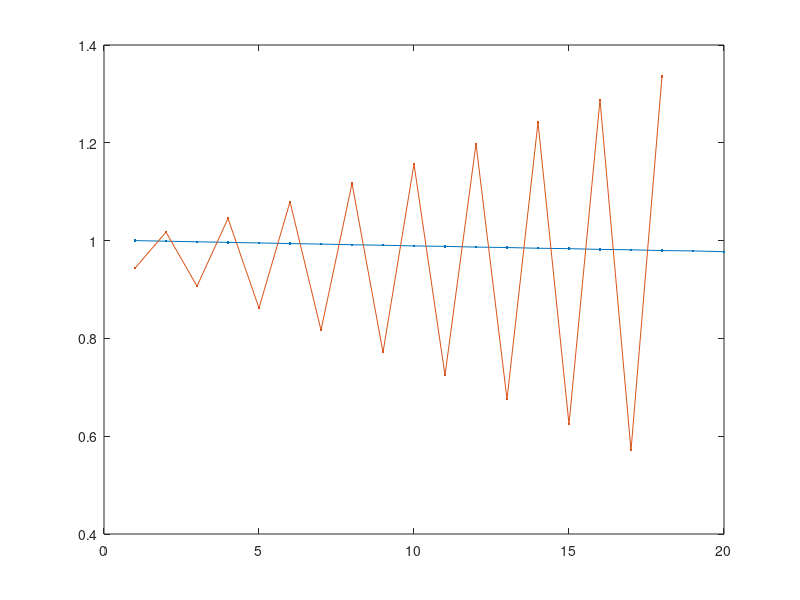
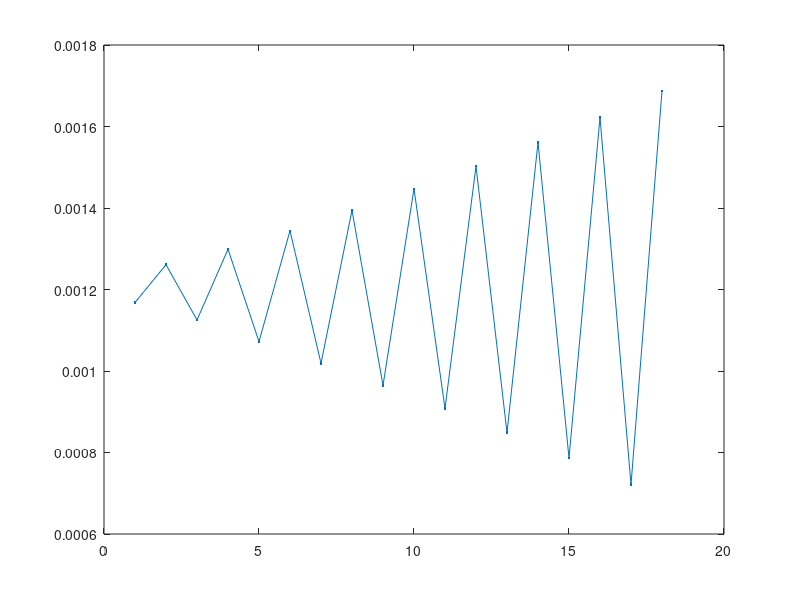

The MATLAB source for these figures, in order:
clc; clear; close all

r = [
    1.00000000
    0.958425820
    0.950259745
    0.946829319
    0.944761395
    0.931252182
    0.918166757
    0.905449986
    0.892806590
    0.880535841
    0.868083656
    0.856173038
    0.843815684
    0.832338691
    0.819997907
    0.820231020
    0.820030987
    0.819853127
    0.819695711
    0.819535553
    0.819399714
    0.819259107
    0.819140792
    0.819018185
    0.818913698
    0.818807364
    0.818713367
    0.818621397
    0.818535507
    0.818456173];

r = [
1.00000000    
0.998069465    
0.996480525    
0.994934440    
0.993436813    
0.991966665    
0.990511835    
0.989087820    
0.987660706    
0.986269176];


r = [
    1.00000000    
0.998763621    
0.997597039    
0.996339142    
0.995218039    
0.993925571    
0.992859840    
0.991525292
0.990515232
0.989134133    
0.988180161    
0.986750126    
0.985854149    
0.984372854    
0.983537376    
0.982002199    
0.981229901
0.979637921    
0.978931606    
0.977280080];


figure;
plot(r,'.-');

n = length(r);
i = 1:n-2;
j = 2:n-1;
k = 3:n;

f = (r(j) - r(k))./(r(1) - r(2));

% figure;
hold on
% plot( (r(j) - r(k))./(r(i) - r(j)) ,'.-');
plot( (r(j) - r(k))./(r(1) - r(2)) ,'.-');

figure;
plot( (r(j) - r(k))./r(j) ,'.-');
